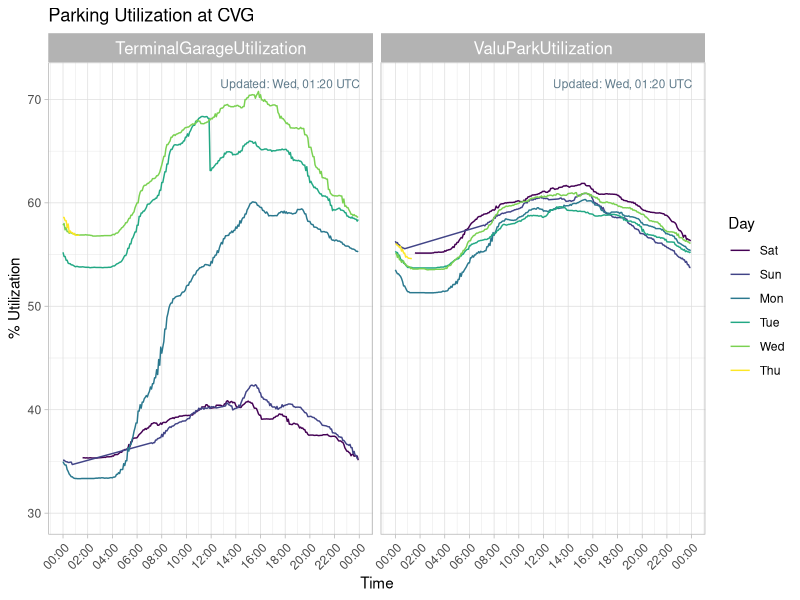
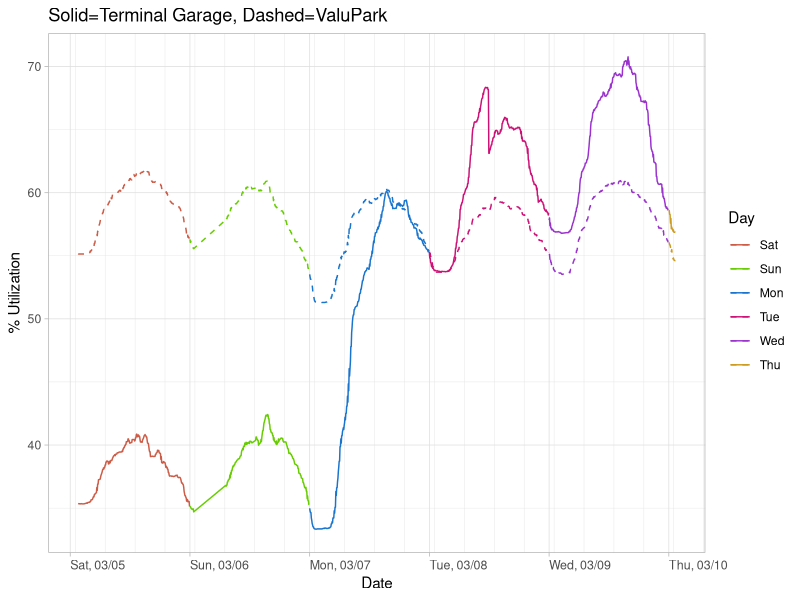
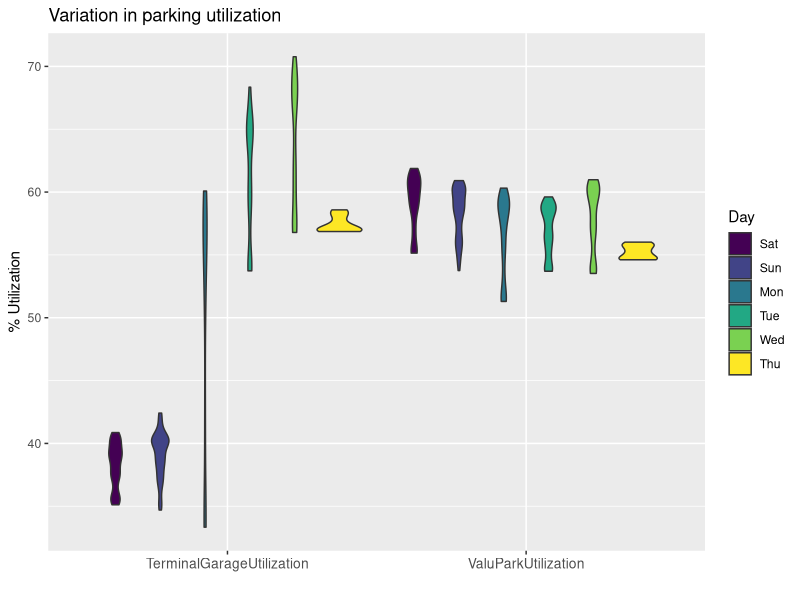

Source code (R) for these figures, in order:
setwd("~/Documents/Data Science/CVG_Parking")

library(ggplot2)
library(dplyr)
library(tidyr)
library(scales)

data.cvg <- tbl_df(read.csv('o.txt',sep = ',',header = F))
names(data.cvg) <- c('Date','TerminalGarageUtilization','ValuParkUtilization')

data.cvg$Date <- as.POSIXct(data.cvg$Date)

data.cvg <- data.cvg %>%
    mutate(TerminalGarageUtilization=100-TerminalGarageUtilization) %>%
    mutate(ValuParkUtilization=100-ValuParkUtilization) %>%
    mutate(Day=format(Date,'%a'))

data.cvg$Day <- factor(data.cvg$Day,levels = c('Sat','Sun','Mon','Tue','Wed','Thu','Fri'),ordered = T)

data.cvg <- data.cvg %>% mutate(Time=as.POSIXct(format(Date, format = "%H:%M:%S %z"), format = "%H:%M:%S %z"))

data.tidy <- data.cvg %>% gather('Parameter','Value',2:3)

ggplot(data.tidy)+
    geom_line(aes(x=Time,y=Value,color=Day))+
    facet_grid(.~Parameter)+
    labs(title='Parking Utilization at CVG',x='Time',y='% Utilization')+
    theme_light()+
    scale_x_datetime(date_breaks = '2 hours',
                     labels = date_format("%H:%M",tz = "EST"))+
    scale_y_continuous(limits=c(30,71.5),breaks = seq.int(from = 0,to = 100,by = 10))+
    theme(axis.text.x = element_text(angle = 45, hjust = 1,size = 9),strip.text.x = element_text(size = 12))+
    annotate('text',x=as.POSIXct(paste(Sys.Date(),' 18:25'),tz = 'EST'),y=71.5,label=paste('Updated:',format(data.tidy$Time[length(data.tidy$Time)],"%a, %H:%M %Z")),size=3,color='lightskyblue4')

ggplot(data.cvg)+
    geom_line(aes(x=Date,y=TerminalGarageUtilization,color=Day))+
    geom_line(aes(x=Date,y=ValuParkUtilization,color=Day),lty=2)+
    scale_color_manual(values=c('coral3','chartreuse3','dodgerblue3','deeppink3','darkorchid3','goldenrod3','limegreen'))+
    labs(title='Solid=Terminal Garage, Dashed=ValuPark',y='% Utilization')+
    theme_light()+
    scale_x_datetime(date_breaks = '1 day', date_minor_breaks = '6 hours',
                     labels = date_format("%a, 03/%d",tz = "EST"))+
    theme(axis.text.x = element_text(hjust = 0,size = 9))

ggplot(data.tidy)+geom_violin(aes(x = Parameter,y = Value,fill=Day),scale = 'area')+
    labs(title='Variation in parking utilization',x='',y='% Utilization')+
    theme(axis.text.x = element_text(size = 10))

data.tidy %>% group_by(Parameter) %>% summarise(Avg=mean(Value),StdDev=sd(Value),COV=StdDev/Avg,N=n())
